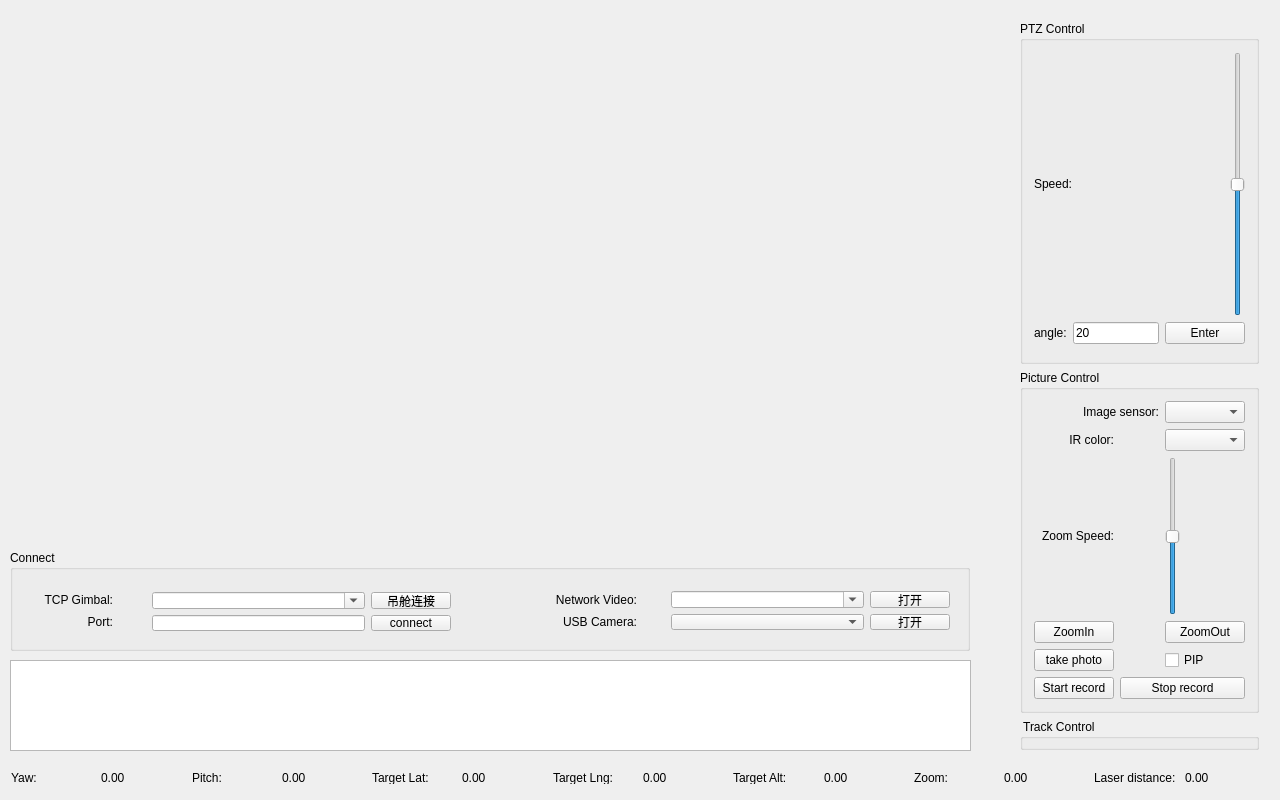
<?xml version="1.0" encoding="UTF-8"?>
<ui version="4.0">
 <class>Widget</class>
 <widget class="QWidget" name="Widget">
  <property name="geometry">
   <rect>
    <x>0</x>
    <y>0</y>
    <width>1280</width>
    <height>800</height>
   </rect>
  </property>
  <property name="cursor">
   <cursorShape>ArrowCursor</cursorShape>
  </property>
  <property name="windowTitle">
   <string>ViewLink demo</string>
  </property>
  <widget class="QWidget" name="widgetDevStatus" native="true">
   <property name="geometry">
    <rect>
     <x>0</x>
     <y>760</y>
     <width>1280</width>
     <height>35</height>
    </rect>
   </property>
   <property name="maximumSize">
    <size>
     <width>16777215</width>
     <height>50</height>
    </size>
   </property>
   <layout class="QHBoxLayout" name="horizontalLayout_9">
    <item>
     <widget class="QLabel" name="label_9">
      <property name="text">
       <string>Yaw:</string>
      </property>
     </widget>
    </item>
    <item>
     <widget class="QLabel" name="lbYaw">
      <property name="text">
       <string>0.00</string>
      </property>
     </widget>
    </item>
    <item>
     <widget class="QLabel" name="label_13">
      <property name="text">
       <string>Pitch:</string>
      </property>
     </widget>
    </item>
    <item>
     <widget class="QLabel" name="lbPitch">
      <property name="text">
       <string>0.00</string>
      </property>
     </widget>
    </item>
    <item>
     <widget class="QLabel" name="label_11">
      <property name="text">
       <string>Target Lat:</string>
      </property>
     </widget>
    </item>
    <item>
     <widget class="QLabel" name="lbTargetLat">
      <property name="text">
       <string>0.00</string>
      </property>
     </widget>
    </item>
    <item>
     <widget class="QLabel" name="label_15">
      <property name="text">
       <string>Target Lng:</string>
      </property>
     </widget>
    </item>
    <item>
     <widget class="QLabel" name="lbTargetLng">
      <property name="text">
       <string>0.00</string>
      </property>
     </widget>
    </item>
    <item>
     <widget class="QLabel" name="label_17">
      <property name="text">
       <string>Target Alt:</string>
      </property>
     </widget>
    </item>
    <item>
     <widget class="QLabel" name="lbTargetAlt">
      <property name="text">
       <string>0.00</string>
      </property>
     </widget>
    </item>
    <item>
     <widget class="QLabel" name="label_19">
      <property name="text">
       <string>Zoom:</string>
      </property>
     </widget>
    </item>
    <item>
     <widget class="QLabel" name="lbZoom">
      <property name="text">
       <string>0.00</string>
      </property>
     </widget>
    </item>
    <item>
     <widget class="QLabel" name="label_21">
      <property name="text">
       <string>Laser distance:</string>
      </property>
     </widget>
    </item>
    <item>
     <widget class="QLabel" name="lbLaserDistance">
      <property name="text">
       <string>0.00</string>
      </property>
     </widget>
    </item>
   </layout>
  </widget>
  <widget class="QWidget" name="widgetDevControl" native="true">
   <property name="geometry">
    <rect>
     <x>1009</x>
     <y>10</y>
     <width>261</width>
     <height>751</height>
    </rect>
   </property>
   <property name="maximumSize">
    <size>
     <width>700</width>
     <height>10000</height>
    </size>
   </property>
   <property name="focusPolicy">
    <enum>Qt::NoFocus</enum>
   </property>
   <layout class="QVBoxLayout" name="verticalLayout_2">
    <item>
     <widget class="QGroupBox" name="PTZ_control">
      <property name="title">
       <string>PTZ Control</string>
      </property>
      <layout class="QVBoxLayout" name="verticalLayout">
       <item>
        <layout class="QHBoxLayout" name="horizontalLayout">
         <item>
          <widget class="QLabel" name="label_10">
           <property name="text">
            <string>Speed:</string>
           </property>
          </widget>
         </item>
         <item>
          <widget class="XSlider" name="SliderMoveSpeed">
           <property name="maximum">
            <number>20</number>
           </property>
           <property name="value">
            <number>10</number>
           </property>
          </widget>
         </item>
        </layout>
       </item>
       <item>
        <layout class="QHBoxLayout" name="horizontalLayout_6">
         <property name="sizeConstraint">
          <enum>QLayout::SetDefaultConstraint</enum>
         </property>
         <item>
          <widget class="QLabel" name="label_16">
           <property name="text">
            <string>angle:</string>
           </property>
          </widget>
         </item>
         <item>
          <widget class="QLineEdit" name="angle_input">
           <property name="text">
            <string>20</string>
           </property>
          </widget>
         </item>
         <item>
          <widget class="QPushButton" name="angle_enter">
           <property name="text">
            <string>Enter</string>
           </property>
          </widget>
         </item>
        </layout>
       </item>
       <item>
        <widget class="GaugeCloud" name="gaugeCloud"/>
       </item>
      </layout>
     </widget>
    </item>
    <item>
     <widget class="QGroupBox" name="Picture_control">
      <property name="title">
       <string>Picture Control</string>
      </property>
      <layout class="QGridLayout" name="gridLayout_2">
       <item row="5" column="1" colspan="2">
        <widget class="QPushButton" name="btnStopRecord">
         <property name="text">
          <string>Stop record</string>
         </property>
        </widget>
       </item>
       <item row="0" column="0" colspan="2">
        <widget class="QLabel" name="label_7">
         <property name="text">
          <string>Image sensor:</string>
         </property>
         <property name="alignment">
          <set>Qt::AlignRight|Qt::AlignTrailing|Qt::AlignVCenter</set>
         </property>
        </widget>
       </item>
       <item row="3" column="0">
        <widget class="QPushButton" name="btnZoomIn">
         <property name="text">
          <string>ZoomIn</string>
         </property>
        </widget>
       </item>
       <item row="3" column="2">
        <widget class="QPushButton" name="btnZoomOut">
         <property name="text">
          <string>ZoomOut</string>
         </property>
        </widget>
       </item>
       <item row="1" column="0">
        <widget class="QLabel" name="label_8">
         <property name="text">
          <string>IR color:</string>
         </property>
         <property name="alignment">
          <set>Qt::AlignRight|Qt::AlignTrailing|Qt::AlignVCenter</set>
         </property>
        </widget>
       </item>
       <item row="1" column="2">
        <widget class="QComboBox" name="cmbIRColor"/>
       </item>
       <item row="0" column="2">
        <widget class="QComboBox" name="cmbImageSensor"/>
       </item>
       <item row="5" column="0">
        <widget class="QPushButton" name="btnStartRecord">
         <property name="text">
          <string>Start record</string>
         </property>
        </widget>
       </item>
       <item row="4" column="0">
        <widget class="QPushButton" name="btnGimbalTakePhoto">
         <property name="text">
          <string>take photo</string>
         </property>
        </widget>
       </item>
       <item row="4" column="2">
        <widget class="QCheckBox" name="checkBoxPIP">
         <property name="sizePolicy">
          <sizepolicy hsizetype="Maximum" vsizetype="Fixed">
           <horstretch>0</horstretch>
           <verstretch>0</verstretch>
          </sizepolicy>
         </property>
         <property name="layoutDirection">
          <enum>Qt::LeftToRight</enum>
         </property>
         <property name="text">
          <string>PIP</string>
         </property>
        </widget>
       </item>
       <item row="2" column="0">
        <widget class="QLabel" name="label_18">
         <property name="text">
          <string>Zoom Speed:</string>
         </property>
         <property name="alignment">
          <set>Qt::AlignRight|Qt::AlignTrailing|Qt::AlignVCenter</set>
         </property>
        </widget>
       </item>
       <item row="2" column="2">
        <widget class="XSlider" name="SliderMoveZoom">
         <property name="maximum">
          <number>8</number>
         </property>
         <property name="value">
          <number>4</number>
         </property>
        </widget>
       </item>
      </layout>
     </widget>
    </item>
    <item>
     <widget class="QGroupBox" name="track_control">
      <property name="title">
       <string> Track Control</string>
      </property>
      <widget class="QPushButton" name="select_Oblect">
       <property name="geometry">
        <rect>
         <x>10</x>
         <y>60</y>
         <width>111</width>
         <height>25</height>
        </rect>
       </property>
       <property name="text">
        <string>Select Object </string>
       </property>
      </widget>
      <widget class="QPushButton" name="close_tracking">
       <property name="geometry">
        <rect>
         <x>130</x>
         <y>60</y>
         <width>101</width>
         <height>25</height>
        </rect>
       </property>
       <property name="text">
        <string>Close Tracking</string>
       </property>
      </widget>
     </widget>
    </item>
   </layout>
  </widget>
  <widget class="VLKVideoWidget" name="widgetMainVideo" native="true">
   <property name="geometry">
    <rect>
     <x>10</x>
     <y>10</y>
     <width>960</width>
     <height>540</height>
    </rect>
   </property>
   <property name="maximumSize">
    <size>
     <width>10000</width>
     <height>10000</height>
    </size>
   </property>
  </widget>
  <widget class="QGroupBox" name="connect">
   <property name="geometry">
    <rect>
     <x>10</x>
     <y>550</y>
     <width>960</width>
     <height>101</height>
    </rect>
   </property>
   <property name="title">
    <string>Connect</string>
   </property>
   <widget class="QWidget" name="layoutWidget">
    <property name="geometry">
     <rect>
      <x>530</x>
      <y>30</y>
      <width>108</width>
      <height>61</height>
     </rect>
    </property>
    <layout class="QVBoxLayout" name="verticalLayout_12">
     <item>
      <widget class="QLabel" name="label_12">
       <property name="text">
        <string>Network Video:</string>
       </property>
       <property name="alignment">
        <set>Qt::AlignRight|Qt::AlignTrailing|Qt::AlignVCenter</set>
       </property>
      </widget>
     </item>
     <item>
      <widget class="QLabel" name="label_14">
       <property name="text">
        <string>USB Camera:</string>
       </property>
       <property name="alignment">
        <set>Qt::AlignRight|Qt::AlignTrailing|Qt::AlignVCenter</set>
       </property>
      </widget>
     </item>
    </layout>
   </widget>
   <widget class="QWidget" name="layoutWidget">
    <property name="geometry">
     <rect>
      <x>3</x>
      <y>30</y>
      <width>111</width>
      <height>61</height>
     </rect>
    </property>
    <layout class="QVBoxLayout" name="verticalLayout_4">
     <property name="sizeConstraint">
      <enum>QLayout::SetNoConstraint</enum>
     </property>
     <item>
      <widget class="QLabel" name="label">
       <property name="text">
        <string>TCP Gimbal:</string>
       </property>
       <property name="alignment">
        <set>Qt::AlignRight|Qt::AlignTrailing|Qt::AlignVCenter</set>
       </property>
      </widget>
     </item>
     <item>
      <widget class="QLabel" name="label_3">
       <property name="text">
        <string>Port:</string>
       </property>
       <property name="alignment">
        <set>Qt::AlignRight|Qt::AlignTrailing|Qt::AlignVCenter</set>
       </property>
      </widget>
     </item>
    </layout>
   </widget>
   <widget class="QWidget" name="layoutWidget">
    <property name="geometry">
     <rect>
      <x>650</x>
      <y>30</y>
      <width>301</width>
      <height>61</height>
     </rect>
    </property>
    <layout class="QGridLayout" name="gridLayout" rowstretch="0,0" columnstretch="1,0" rowminimumheight="0,0">
     <item row="0" column="0">
      <widget class="QComboBox" name="cmbNetworkVideoURL">
       <property name="editable">
        <bool>true</bool>
       </property>
      </widget>
     </item>
     <item row="0" column="1">
      <widget class="QPushButton" name="btnOpenNetworkVideo">
       <property name="maximumSize">
        <size>
         <width>16777215</width>
         <height>25</height>
        </size>
       </property>
       <property name="text">
        <string>打开</string>
       </property>
      </widget>
     </item>
     <item row="1" column="0">
      <widget class="QComboBox" name="cmbUSBCamera"/>
     </item>
     <item row="1" column="1">
      <widget class="QPushButton" name="btnOpenUSBVideo">
       <property name="maximumSize">
        <size>
         <width>16777215</width>
         <height>25</height>
        </size>
       </property>
       <property name="text">
        <string>打开</string>
       </property>
      </widget>
     </item>
    </layout>
   </widget>
   <widget class="QWidget" name="layoutWidget">
    <property name="geometry">
     <rect>
      <x>131</x>
      <y>31</y>
      <width>321</width>
      <height>61</height>
     </rect>
    </property>
    <layout class="QGridLayout" name="gridLayout_3">
     <item row="1" column="0">
      <widget class="QLineEdit" name="lineEditPort">
       <property name="maximumSize">
        <size>
         <width>16777215</width>
         <height>16777215</height>
        </size>
       </property>
      </widget>
     </item>
     <item row="0" column="0">
      <widget class="QComboBox" name="cmbIPAddr">
       <property name="editable">
        <bool>true</bool>
       </property>
      </widget>
     </item>
     <item row="1" column="1">
      <widget class="QPushButton" name="btnConnectTCPBroad">
       <property name="maximumSize">
        <size>
         <width>16777215</width>
         <height>25</height>
        </size>
       </property>
       <property name="text">
        <string>connect</string>
       </property>
      </widget>
     </item>
     <item row="0" column="1">
      <widget class="QPushButton" name="btnConnectTCP">
       <property name="maximumSize">
        <size>
         <width>16777215</width>
         <height>25</height>
        </size>
       </property>
       <property name="text">
        <string>吊舱连接</string>
       </property>
      </widget>
     </item>
    </layout>
   </widget>
  </widget>
  <widget class="QTextBrowser" name="textBrowser">
   <property name="geometry">
    <rect>
     <x>10</x>
     <y>660</y>
     <width>961</width>
     <height>91</height>
    </rect>
   </property>
  </widget>
 </widget>
 <layoutdefault spacing="6" margin="11"/>
 <customwidgets>
  <customwidget>
   <class>GaugeCloud</class>
   <extends>QWidget</extends>
   <header>gaugecloud.h</header>
  </customwidget>
  <customwidget>
   <class>XSlider</class>
   <extends>QSlider</extends>
   <header>xslider.h</header>
  </customwidget>
  <customwidget>
   <class>VLKVideoWidget</class>
   <extends>QWidget</extends>
   <header>VLKVideoWidget.h</header>
   <container>1</container>
  </customwidget>
 </customwidgets>
 <resources/>
 <connections/>
</ui>
